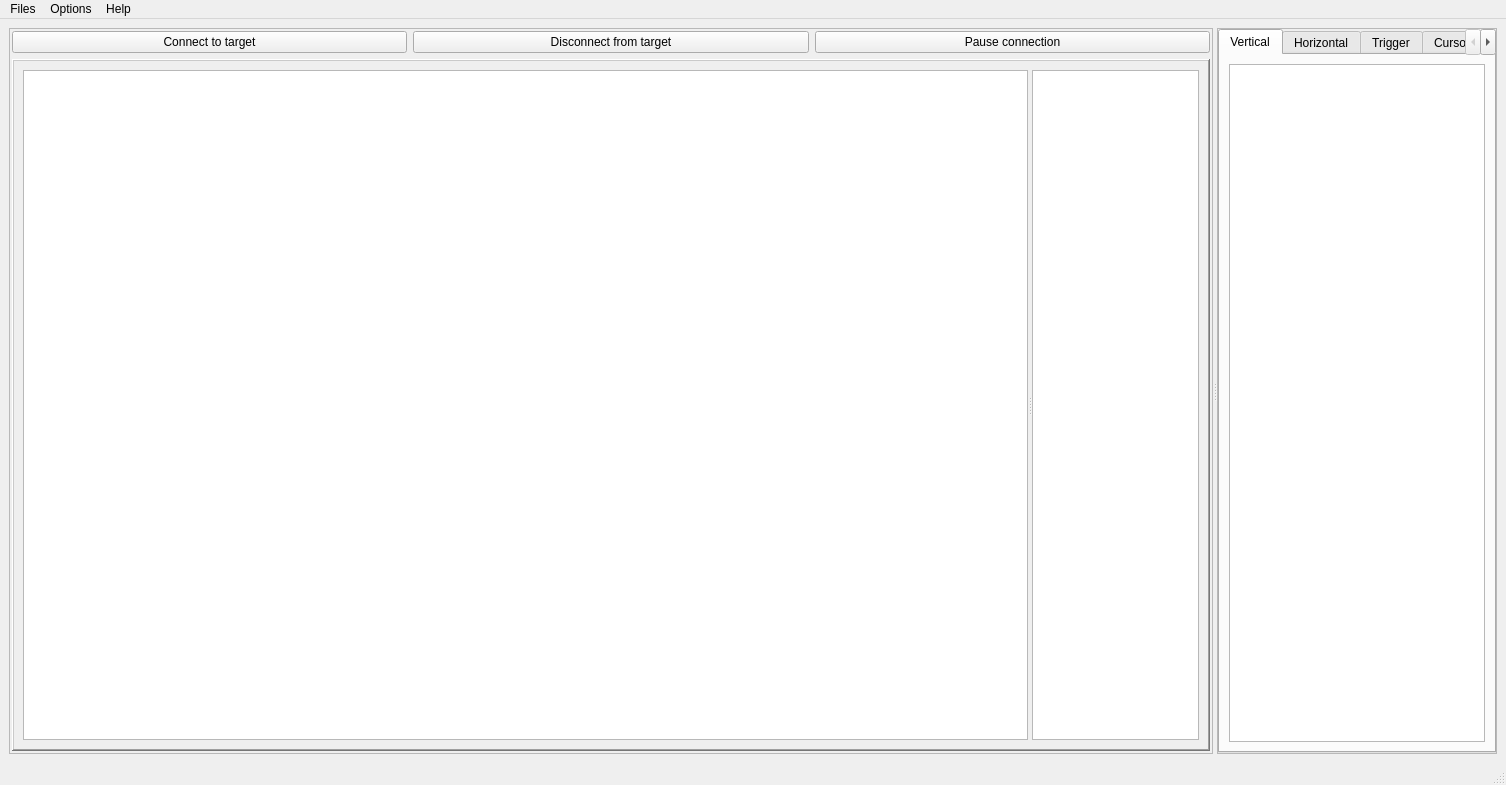
<?xml version="1.0" encoding="UTF-8"?>
<ui version="4.0">
 <class>MainWindow</class>
 <widget class="QMainWindow" name="MainWindow">
  <property name="geometry">
   <rect>
    <x>0</x>
    <y>0</y>
    <width>1506</width>
    <height>785</height>
   </rect>
  </property>
  <property name="windowTitle">
   <string>DMViewer</string>
  </property>
  <widget class="QWidget" name="centralwidget">
   <property name="sizePolicy">
    <sizepolicy hsizetype="Minimum" vsizetype="Minimum">
     <horstretch>0</horstretch>
     <verstretch>0</verstretch>
    </sizepolicy>
   </property>
   <layout class="QGridLayout" name="gridLayout">
    <item row="0" column="0">
     <widget class="QSplitter" name="splitter_2">
      <property name="orientation">
       <enum>Qt::Horizontal</enum>
      </property>
      <widget class="QFrame" name="frame_2">
       <property name="sizePolicy">
        <sizepolicy hsizetype="Expanding" vsizetype="Expanding">
         <horstretch>7</horstretch>
         <verstretch>0</verstretch>
        </sizepolicy>
       </property>
       <property name="frameShape">
        <enum>QFrame::StyledPanel</enum>
       </property>
       <property name="frameShadow">
        <enum>QFrame::Raised</enum>
       </property>
       <layout class="QGridLayout" name="gridLayout_6">
        <property name="leftMargin">
         <number>2</number>
        </property>
        <property name="topMargin">
         <number>2</number>
        </property>
        <property name="rightMargin">
         <number>2</number>
        </property>
        <property name="bottomMargin">
         <number>2</number>
        </property>
        <item row="0" column="2">
         <widget class="QPushButton" name="PauseButton">
          <property name="text">
           <string>Pause connection</string>
          </property>
         </widget>
        </item>
        <item row="0" column="1">
         <widget class="QPushButton" name="disconnectButton">
          <property name="text">
           <string>Disconnect from target</string>
          </property>
         </widget>
        </item>
        <item row="0" column="0">
         <widget class="QPushButton" name="connectButton">
          <property name="text">
           <string>Connect to target</string>
          </property>
         </widget>
        </item>
        <item row="1" column="0" colspan="3">
         <widget class="QFrame" name="frame_4">
          <property name="sizePolicy">
           <sizepolicy hsizetype="Preferred" vsizetype="Preferred">
            <horstretch>6</horstretch>
            <verstretch>0</verstretch>
           </sizepolicy>
          </property>
          <property name="minimumSize">
           <size>
            <width>1000</width>
            <height>0</height>
           </size>
          </property>
          <property name="baseSize">
           <size>
            <width>700</width>
            <height>0</height>
           </size>
          </property>
          <property name="frameShape">
           <enum>QFrame::WinPanel</enum>
          </property>
          <property name="frameShadow">
           <enum>QFrame::Raised</enum>
          </property>
          <layout class="QHBoxLayout" name="horizontalLayout">
           <item>
            <widget class="QSplitter" name="splitter">
             <property name="minimumSize">
              <size>
               <width>5</width>
               <height>0</height>
              </size>
             </property>
             <property name="orientation">
              <enum>Qt::Horizontal</enum>
             </property>
             <widget class="GraphicsLayoutWidget" name="maingraph">
              <property name="sizePolicy">
               <sizepolicy hsizetype="Expanding" vsizetype="Expanding">
                <horstretch>6</horstretch>
                <verstretch>0</verstretch>
               </sizepolicy>
              </property>
              <property name="minimumSize">
               <size>
                <width>400</width>
                <height>0</height>
               </size>
              </property>
              <property name="baseSize">
               <size>
                <width>800</width>
                <height>0</height>
               </size>
              </property>
             </widget>
             <widget class="QTreeWidget" name="treefile">
              <property name="sizePolicy">
               <sizepolicy hsizetype="MinimumExpanding" vsizetype="Expanding">
                <horstretch>1</horstretch>
                <verstretch>0</verstretch>
               </sizepolicy>
              </property>
              <property name="minimumSize">
               <size>
                <width>100</width>
                <height>0</height>
               </size>
              </property>
              <property name="baseSize">
               <size>
                <width>200</width>
                <height>0</height>
               </size>
              </property>
              <property name="alternatingRowColors">
               <bool>false</bool>
              </property>
              <property name="selectionMode">
               <enum>QAbstractItemView::ExtendedSelection</enum>
              </property>
              <property name="allColumnsShowFocus">
               <bool>true</bool>
              </property>
              <property name="headerHidden">
               <bool>true</bool>
              </property>
              <attribute name="headerVisible">
               <bool>false</bool>
              </attribute>
              <attribute name="headerCascadingSectionResizes">
               <bool>true</bool>
              </attribute>
              <attribute name="headerMinimumSectionSize">
               <number>40</number>
              </attribute>
              <attribute name="headerDefaultSectionSize">
               <number>80</number>
              </attribute>
              <attribute name="headerHighlightSections">
               <bool>false</bool>
              </attribute>
              <attribute name="headerStretchLastSection">
               <bool>false</bool>
              </attribute>
              <column>
               <property name="text">
                <string notr="true">1</string>
               </property>
              </column>
             </widget>
            </widget>
           </item>
          </layout>
         </widget>
        </item>
       </layout>
      </widget>
      <widget class="QFrame" name="frame">
       <property name="frameShape">
        <enum>QFrame::StyledPanel</enum>
       </property>
       <property name="frameShadow">
        <enum>QFrame::Raised</enum>
       </property>
       <layout class="QGridLayout" name="gridLayout_8">
        <property name="leftMargin">
         <number>0</number>
        </property>
        <property name="topMargin">
         <number>0</number>
        </property>
        <property name="rightMargin">
         <number>0</number>
        </property>
        <property name="bottomMargin">
         <number>0</number>
        </property>
        <property name="spacing">
         <number>0</number>
        </property>
        <item row="0" column="0">
         <widget class="QTabWidget" name="tabWidget">
          <property name="sizePolicy">
           <sizepolicy hsizetype="Expanding" vsizetype="Expanding">
            <horstretch>2</horstretch>
            <verstretch>0</verstretch>
           </sizepolicy>
          </property>
          <property name="currentIndex">
           <number>0</number>
          </property>
          <property name="iconSize">
           <size>
            <width>16</width>
            <height>16</height>
           </size>
          </property>
          <widget class="QWidget" name="VerticalTab">
           <attribute name="title">
            <string>Vertical</string>
           </attribute>
           <layout class="QGridLayout" name="gridLayout_2">
            <item row="0" column="0">
             <widget class="ParameterTree" name="selectiontree">
              <property name="sizePolicy">
               <sizepolicy hsizetype="Expanding" vsizetype="Expanding">
                <horstretch>1</horstretch>
                <verstretch>2</verstretch>
               </sizepolicy>
              </property>
              <attribute name="headerVisible">
               <bool>false</bool>
              </attribute>
              <column>
               <property name="text">
                <string notr="true">1</string>
               </property>
              </column>
             </widget>
            </item>
           </layout>
          </widget>
          <widget class="QWidget" name="HorizontalTab">
           <attribute name="title">
            <string>Horizontal</string>
           </attribute>
           <layout class="QGridLayout" name="gridLayout_5">
            <item row="0" column="0">
             <widget class="QFrame" name="frame_3">
              <property name="frameShape">
               <enum>QFrame::StyledPanel</enum>
              </property>
              <property name="frameShadow">
               <enum>QFrame::Raised</enum>
              </property>
             </widget>
            </item>
           </layout>
          </widget>
          <widget class="QWidget" name="TriggerTab">
           <attribute name="title">
            <string>Trigger</string>
           </attribute>
           <layout class="QGridLayout" name="gridLayout_4">
            <item row="0" column="0">
             <widget class="ParameterTree" name="TriggerTree">
              <property name="sizePolicy">
               <sizepolicy hsizetype="Expanding" vsizetype="Expanding">
                <horstretch>1</horstretch>
                <verstretch>2</verstretch>
               </sizepolicy>
              </property>
              <attribute name="headerVisible">
               <bool>false</bool>
              </attribute>
              <column>
               <property name="text">
                <string notr="true">1</string>
               </property>
              </column>
             </widget>
            </item>
           </layout>
          </widget>
          <widget class="QWidget" name="CursorsTab">
           <property name="accessibleName">
            <string/>
           </property>
           <attribute name="title">
            <string>Cursors</string>
           </attribute>
           <layout class="QGridLayout" name="gridLayout_7">
            <item row="0" column="0">
             <widget class="ParameterTree" name="graphTree">
              <property name="sizePolicy">
               <sizepolicy hsizetype="Expanding" vsizetype="Expanding">
                <horstretch>1</horstretch>
                <verstretch>2</verstretch>
               </sizepolicy>
              </property>
              <attribute name="headerVisible">
               <bool>false</bool>
              </attribute>
              <column>
               <property name="text">
                <string notr="true">1</string>
               </property>
              </column>
             </widget>
            </item>
           </layout>
          </widget>
          <widget class="QWidget" name="MeasureTab">
           <attribute name="title">
            <string>Measures</string>
           </attribute>
           <layout class="QGridLayout" name="gridLayout_3">
            <item row="0" column="0">
             <widget class="QFrame" name="frame_6">
              <property name="frameShape">
               <enum>QFrame::StyledPanel</enum>
              </property>
              <property name="frameShadow">
               <enum>QFrame::Raised</enum>
              </property>
             </widget>
            </item>
           </layout>
          </widget>
         </widget>
        </item>
       </layout>
      </widget>
     </widget>
    </item>
   </layout>
  </widget>
  <widget class="QStatusBar" name="statusbar"/>
  <widget class="QMenuBar" name="menubar">
   <property name="geometry">
    <rect>
     <x>0</x>
     <y>0</y>
     <width>1506</width>
     <height>22</height>
    </rect>
   </property>
   <property name="nativeMenuBar">
    <bool>true</bool>
   </property>
   <widget class="QMenu" name="menuFiles">
    <property name="title">
     <string>Files</string>
    </property>
    <widget class="QMenu" name="menuLoad_Workspace">
     <property name="title">
      <string>Load config.</string>
     </property>
     <addaction name="actionLoad_json"/>
     <addaction name="actionLoad_txt"/>
    </widget>
    <addaction name="menuLoad_Workspace"/>
    <addaction name="separator"/>
    <addaction name="actionSave_to"/>
    <addaction name="separator"/>
    <addaction name="actionQuit"/>
   </widget>
   <widget class="QMenu" name="menuHelp">
    <property name="title">
     <string>Help</string>
    </property>
    <addaction name="actionAbout"/>
   </widget>
   <widget class="QMenu" name="menuOptions">
    <property name="title">
     <string>Options</string>
    </property>
    <addaction name="actionParameters"/>
    <addaction name="actionAuto_Extract"/>
   </widget>
   <addaction name="menuFiles"/>
   <addaction name="menuOptions"/>
   <addaction name="menuHelp"/>
  </widget>
  <action name="actionAbout">
   <property name="text">
    <string>About</string>
   </property>
  </action>
  <action name="actionParameters">
   <property name="text">
    <string>Parameters</string>
   </property>
  </action>
  <action name="actionSave_to">
   <property name="text">
    <string>Save to</string>
   </property>
  </action>
  <action name="actionQuit">
   <property name="text">
    <string>Quit</string>
   </property>
  </action>
  <action name="actionLoad_json">
   <property name="text">
    <string>.json</string>
   </property>
  </action>
  <action name="actionAuto_Extract">
   <property name="text">
    <string>Auto-Extract</string>
   </property>
  </action>
  <action name="actionLoad_txt">
   <property name="text">
    <string>.txt</string>
   </property>
  </action>
  <action name="action_m">
   <property name="text">
    <string>.m</string>
   </property>
  </action>
 </widget>
 <customwidgets>
  <customwidget>
   <class>ParameterTree</class>
   <extends>QTreeWidget</extends>
   <header>pyqtgraph.parametertree</header>
  </customwidget>
  <customwidget>
   <class>GraphicsLayoutWidget</class>
   <extends>QGraphicsView</extends>
   <header>pyqtgraph</header>
  </customwidget>
 </customwidgets>
 <resources/>
 <connections/>
</ui>
